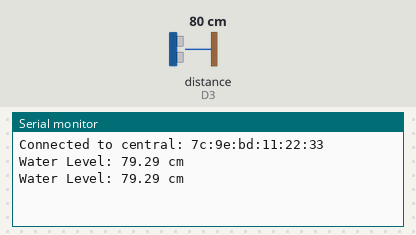
This sketch was run on a simulated Arduino Nano 33 IoT. Parts: the last lines printed to the serial monitor. Wiring (inferred from the names in the program): ultrasonic range finder: trigger D2; echo D3. The inputs (shaded band) are chosen by the test bench; at power-on: distance to the obstacle (sensor on D3) 80 cm. The echo pulse lasts 58.3 µs per cm; nothing arrives over Bluetooth unless stated; a phone connects over Bluetooth LE 3 s after start.

Above: at 5.2 s.
5.3 s: distance to the obstacle (sensor on D3) set to 2 cm
At 6.6 s:
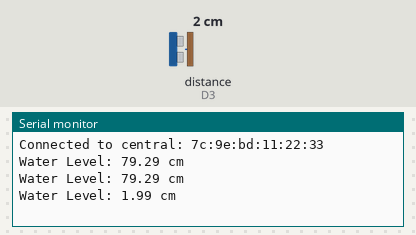
7.2 s: distance to the obstacle (sensor on D3) set to 4 cm
At 8.7 s:
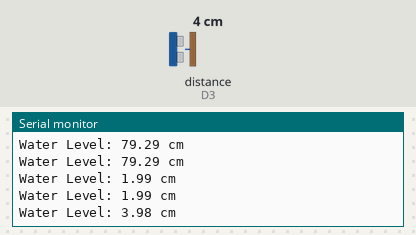
Timing chart, 0 to 10.2 s (numbered marks = the images above; inputs shaded):
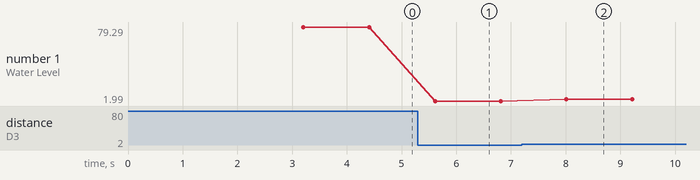

Measured:
- after the input at 5.3 s, the serial monitor: prints a new line after 0.31 s (image 1)
- after the input at 7.2 s, the serial monitor: prints a new line after 0.81 s (image 2)
- plotted number 1: 79.29 → 1.99 after the input at 5.3 s, 1.99 → 3.98 after the input at 7.2 s

The sketch:

Arduino_Water_Level.ino
```cpp
#include <ArduinoBLE.h>

const int TRIGGER_PIN = 2;
const int ECHO_PIN = 3;

String distanceStr;

BLEService customService("180F");
BLEStringCharacteristic ble_water_level("2A57", BLERead | BLENotify, 13);

void setup() {
  Serial.begin(9600);

  // Initialize the trigger and echo pins
  pinMode(TRIGGER_PIN, OUTPUT);
  pinMode(ECHO_PIN, INPUT);

  // Initialize BLE
  while (!Serial);
  if (!BLE.begin()) {
    Serial.println("BLE Failed to Initiate");
    while (1);
  }

  BLE.setLocalName("Water Level Sensor");
  BLE.setAdvertisedService(customService);
  customService.addCharacteristic(ble_water_level);
  BLE.addService(customService);
  BLE.advertise();
}

void loop() {
  BLEDevice central = BLE.central();
  if (central) {
    Serial.print("Connected to central: ");
    Serial.println(central.address());
    while (central.connected()) {
      delay(200);
      readWaterLevel();
      ble_water_level.writeValue("Water Level: " + distanceStr + " cm");
      delay(1000);
    }
  }
}

void readWaterLevel() {
  // Triggering the ultrasonic sensor
  digitalWrite(TRIGGER_PIN, LOW);
  delayMicroseconds(2);
  digitalWrite(TRIGGER_PIN, HIGH);
  delayMicroseconds(10);
  digitalWrite(TRIGGER_PIN, LOW);

  // Calculating the duration for the sound to travel
  long duration = pulseIn(ECHO_PIN, HIGH);

  // Calculating the distance in centimeters
  float distance_cm = duration * 0.034 / 2;

  // Convert distance to string
  distanceStr = String(distance_cm);

  // Print water level for debugging
  Serial.print("Water Level: ");
  Serial.print(distance_cm);
  Serial.println(" cm");
}
```
